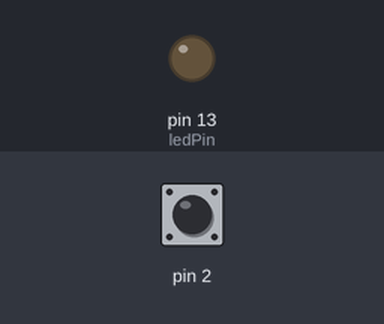
The sketch below on a simulated Arduino Uno, built with avr-gcc and run on an emulated ATmega328P. Parts: output pins drawn as LEDs (lit = HIGH). The test bench sets the inputs (shaded band); at power-on: pin 2 HIGH.

Above: at 1.2 s.
1.3 s: pin 2 pulled LOW for 0.15 s
At 1.37 s:
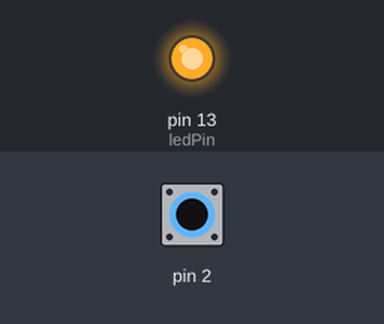
2.9 s: pin 2 pulled LOW for 3.2 s
At 6.7 s:
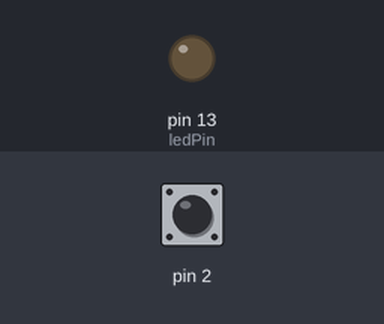
Timing chart, 0 to 8.2 s (numbered marks = the images above; inputs shaded):
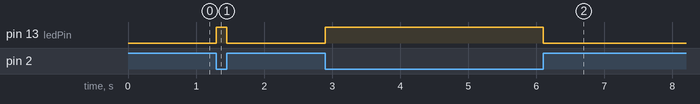

The sketch:

Ball_Switch.ino
```cpp
//www.elegoo.com
//2016.12.08
/*****************************************/
const int ledPin = 13;//the led attach to

void setup()
{
  pinMode(ledPin, OUTPUT); //initialize the ledPin as an output
  pinMode(2, INPUT);
  digitalWrite(2, HIGH);
}
/******************************************/
void loop()
{
  int digitalVal = digitalRead(2);

  if (digitalVal == LOW)
  {
    digitalWrite(ledPin, HIGH); //turn the led on
  }
  else
  {
    digitalWrite(ledPin, LOW); //turn the led off
  }
}
/**********************************************/
```

Measured:
- after the input at 1.3 s, pin 13 (ledPin): LOW → HIGH at once, → LOW 0.15 s later
- after the input at 2.9 s, pin 13 (ledPin): LOW → HIGH at once, → LOW 3.2 s later
